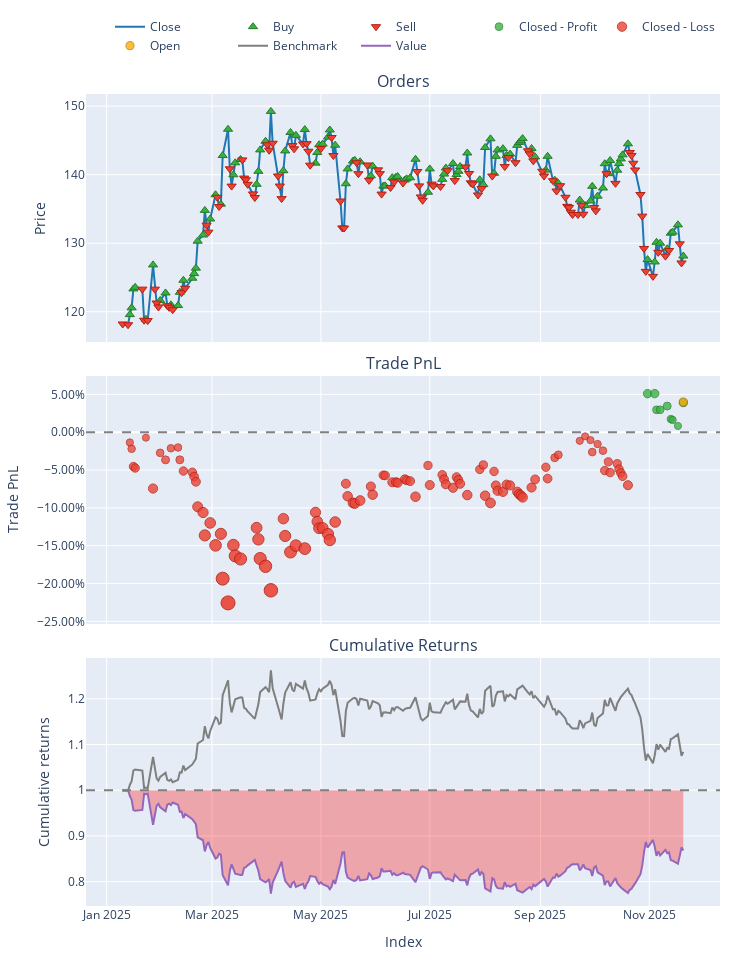

The code cell stored with this chart in its notebook:
### Markdown cell above
### AWK - Profit

### Code cell
try:
    data = pd.read_csv('data/processed/AWK_processed_2022.csv')
    if 'Date' in data.columns:
        data['Date'] = pd.to_datetime(data['Date'])
        data.set_index('Date', inplace=True)
    print("Data loaded successfully.")
except FileNotFoundError:
    print("Error: Data file not found. Check path.")

# Split Train/Test
split_idx = int(len(data) * 0.7)
train_df = data.iloc[:split_idx]
test_df = data.iloc[split_idx:]

# Initialize Trainer
trainer = ModelTrainerRL(config['reinforcement_learning'])

print("Training SAC Agent...")


env_params = config['reinforcement_learning']['environment']

env_train = TradingEnvRL(
    train_df, 
    initial_balance=env_params.get('initial_balance', 10000),
    commission=env_params.get('commission', 0.001),
    lookback_window=env_params.get('lookback_window', 30),
    reward_func='profit'
)

result = trainer.train_sac(env_train)
model = result['model'] 

print("Training Complete.")

print("Generating Agent Predictions on Test Data...")

# Unpack the config dictionary using **
env_params = config['reinforcement_learning']['environment']

env_test = TradingEnvRL(
    test_df, 
    initial_balance=env_params.get('initial_balance', 10000),
    commission=env_params.get('commission', 0.001),
    lookback_window=env_params.get('lookback_window', 30),
    reward_func='profit'
)

obs, _ = env_test.reset()
done = False
actions = []

# Manual Inference Loop
while not done:
    action, _ = model.predict(obs, deterministic=True)
    actions.append(action[0]) 
    obs, _, terminated, truncated, _ = env_test.step(action)
    done = terminated or truncated


# --- CELL 5: RUN BACKTEST ---
print("Running Backtest...")

# FIX: Use the correct config path
# We pass the same env_params we extracted in Cell 4
backtester = PortfolioBacktesterRL(env_params) 

portfolio = backtester.run_backtest(
    price_data=test_df['close'], 
    predicted_weights=np.array(actions),
    lookback_window=env_params.get('lookback_window', 30) # Important for data alignment
)
comparison = backtester.compare_with_buy_and_hold_rl()
# Show Metrics
metrics = backtester.get_performance_metrics()
print("\n--- Strategy Performance ---")
for k, v in metrics.items():
    print(f"{k}: {v:.4f}")

# Plot
portfolio.plot().show()
